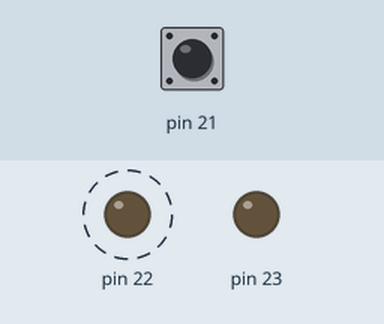
The sketch below on a simulated Arduino Mega 2560, built with avr-gcc and run on an emulated ATmega2560. Shown: output pins drawn as LEDs (lit = HIGH). Dashed ring = blinking. The inputs (shaded band) are chosen by the test bench; at power-on: pin 21 HIGH.

Above: at 0.2 s.
Timing chart, 0 to 3.0 s (numbered marks = the images above):
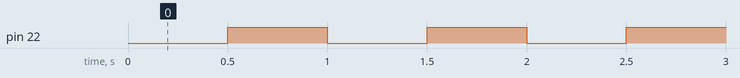

Measured:
- by itself, pin 22: alternates HIGH for 0.50 s and LOW for 0.50 s

The sketch:

9_Interrupciones_con_Arduino.ino
```cpp
void setup() {
 pinMode(22, OUTPUT);
  pinMode(23, OUTPUT);
 pinMode(21, INPUT_PULLUP);
 attachInterrupt(digitalPinToInterrupt(21), inicio, FALLING);
}
void loop() {
  digitalWrite(22,HIGH);
  digitalWrite(22,LOW);
  delay(500);
  digitalWrite(22,LOW);
  digitalWrite(22,HIGH);
  delay(500);
}
void inicio() {
  digitalWrite(22,HIGH);
  digitalWrite(22,HIGH);
  delay(500);
  digitalWrite(22,LOW);
  digitalWrite(22,LOW);
  delay(500);
}
```
